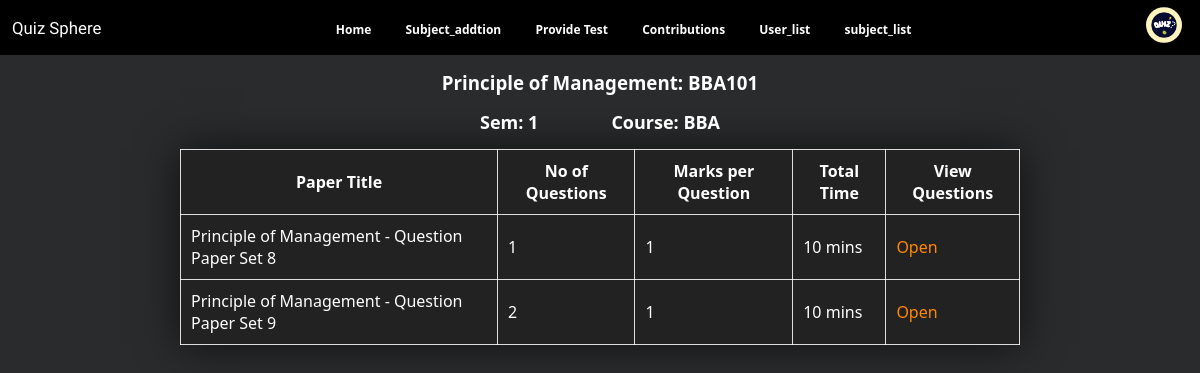
The app's page /Admin_Allpages/questionstatus.php?subject_id=5 (signed in) with its own data.
### tables this page shows
CREATE TABLE `subjects` (
  `subject_id` int(11) NOT NULL,
  `subject_name` varchar(100) NOT NULL,
  `subject_code` varchar(10) NOT NULL,
  `course` varchar(100) NOT NULL,
  `semester` int(10) NOT NULL,
  `details` text DEFAULT NULL,
  `id_card` varchar(255) DEFAULT NULL,
  `submit_by` varchar(50) NOT NULL DEFAULT 'admin'
);

CREATE TABLE `paperdetails` (
  `paper_id` int(11) NOT NULL,
  `subject_id` int(11) DEFAULT NULL,
  `num_of_questions` int(11) NOT NULL,
  `marks_per_question` int(11) NOT NULL,
  `time_limit` int(11) DEFAULT NULL,
  `submitted_by` varchar(255) NOT NULL DEFAULT 'admin'
);

### Admin_Allpages/questionstatus.php (the view, shortened to what this page needs)
<?php
include '../config.php';
$subject_id = isset($_GET['subject_id']) ? $_GET['subject_id'] : 0;
$subject_query = "SELECT subject_name, subject_code, course, semester FROM subjects WHERE subject_id = $subject_id";
$subject_result = mysqli_query($conn, $subject_query);
$subject = mysqli_fetch_assoc($subject_result);
$papers_query = "SELECT * FROM paperdetails WHERE subject_id = $subject_id";
$papers_result = mysqli_query($conn, $papers_query);
?>
<!DOCTYPE html>
<html lang="en">
<head>
    <link rel="stylesheet" href="css/questionstatus.css">
    <link rel="stylesheet" href="../Navber/style.css">
</head>
<body>
    <?php include '../Navber/adminnav.php'; ?>
    <h3 class="heading1"><?php echo $subject['subject_name'] . ": " . $subject['subject_code']; ?></h3>
    <p class="para1"><b>Sem: <?php echo $subject['semester']; ?></b></p>
    <p class="para2"><b>Course: <?php echo $subject['course']; ?></b></p>
    <br>
    <div class="content">
        <table>
            <thead>
                <tr>
                    <th>Paper Title</th>
                    <th>No of Questions</th>
                    <th>Marks per Question</th>
                    <th>Total Time</th>
                    <th>View Questions</th>
                </tr>
            </thead>
            <tbody>
                <?php if (mysqli_num_rows($papers_result) > 0): ?>
                    <?php while ($paper = mysqli_fetch_assoc($papers_result)):
                        $paper_title = $subject['subject_name'] . " - Question Paper Set " . $paper['paper_id'];
                        ?>
                        <tr>
                            <td><?php echo $paper_title; ?></td>
                            <td><?php echo $paper['num_of_questions']; ?></td>
                            <td><?php echo $paper['marks_per_question']; ?></td>
                            <td><?php echo $paper['time_limit']; ?> mins</td>
                            <td>
                                <a href="../Admin_Allpages/questions.php?paper_id=<?php echo $paper['paper_id']; ?>"
                                    class="links">Open</a>
                            </td>
                        </tr>
                    <?php endwhile; ?>
                <?php else: ?>
                    <tr>
                        <td colspan="5">No papers available for this subject.</td>
                    </tr>
                <?php endif; ?>
            </tbody>
        </table>
    </div>
</body>
</html>

### Admin_Allpages/css/questionstatus.css (style rules this page uses)
* { margin: 0; padding: 0; font: 1em; }
body { background-color: #333; color: #ffffff; }
.heading1 { text-align: center; margin-top: 15px; }
.para1 { float: left; padding-left: 40%; margin-top: 15px; font-size: 18px; font-weight: 30px; }
.para2 { float: right; padding-right: 40%; margin-top: 15px; font-size: 18px; font-weight: 30px; }
.content { margin-top: 3vw; }
table { margin: auto; padding: auto; border-collapse: collapse; background-color: #222; box-shadow: 0 0 40px rgba(0, 0, 0, 0.633); width: 70%; text-align: center; align-items: center; }
th { padding: 10px; text-align: center; }
td { padding: 10px; text-align: left; }
table, th, td { border: 1px solid rgba(255, 255, 255, 0.845); }
.links { text-decoration: none; color: rgb(255, 136, 0); cursor: pointer; }

### Navber/style.css (style rules this page uses)
* { font-family: Arial, sans-serif; margin: 0; padding: 0; }
body { font-family: Arial, sans-serif; }

### Admin_Allpages/css/style.css (style rules this page uses)
* { margin: 0; padding: 0; font-family: system-ui, -apple-system, BlinkMacSystemFont, "Segoe UI", Roboto, Oxygen, Ubuntu, Cantarell, "Open Sans", "Helvetica Neue", sans-serif; }
body { background-color: #292b2c; color: #ffffff; }

### records on screen
subjects: subject_name "Principle of Management", subject_code "BBA101", semester "1", course "BBA"
paperdetails: paper_title "Principle of Management - Question Paper Set 8", num_of_questions "1", marks_per_question "1", time_limit "10"
paperdetails: paper_title "Principle of Management - Question Paper Set 9", num_of_questions "2", marks_per_question "1", time_limit "10"
